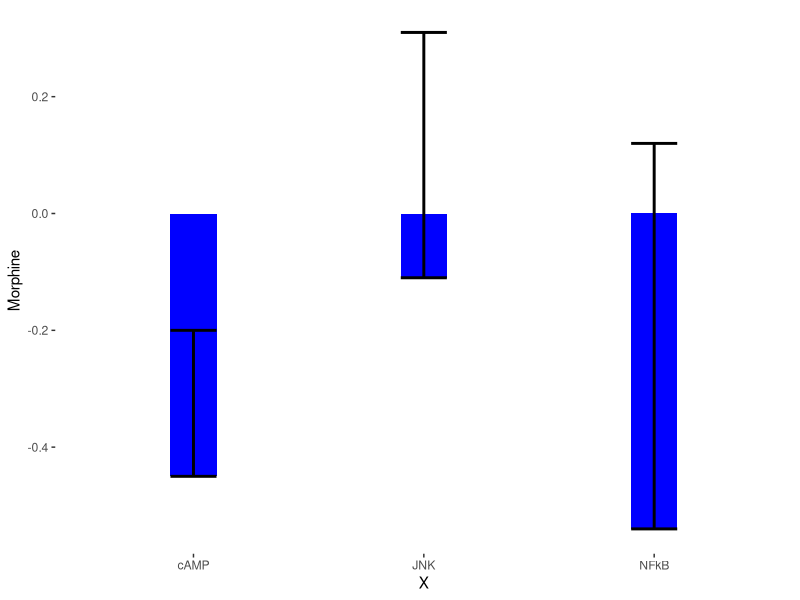

Generate this figure with R:
# Barplots of reporter expression
library(tidyverse)
library(ggpubr)

# Import deltalog data
df <- as.data.frame(read.csv(file = "data/deltalogka.csv", header = TRUE, sep = ","))

# Filter data fram by only human data
humandf <- dplyr::filter(df, grepl("Human", X))

# Filter data fram by only monkey data
mmdf <- dplyr::filter(df, grepl("Monkey", X))



ligand_plot <- function(drug, species, color) {
  temp_C <- temp_K - 273.15
  return(temp_C)
}

ggplot(mmdf, aes(x = X, y = Morphine)) + geom_bar(position = position_dodge(.01), width = 0.2, stat = "identity", fill = "blue") +
  geom_errorbar(aes(ymin = Morphine, ymax = Morphine+Morphine.SEM), width = .2, color = "black", size = 1, position = position_dodge(.4)) +
  scale_x_discrete(labels = c(
    "Monkey cAMP" = "cAMP", "Monkey JNK" = "JNK",
    "Monkey NFkB" = "NFkB"
  )) +
  theme(
    panel.grid.major = element_blank(), panel.grid.minor = element_blank(),
    panel.background = element_blank()
  )
